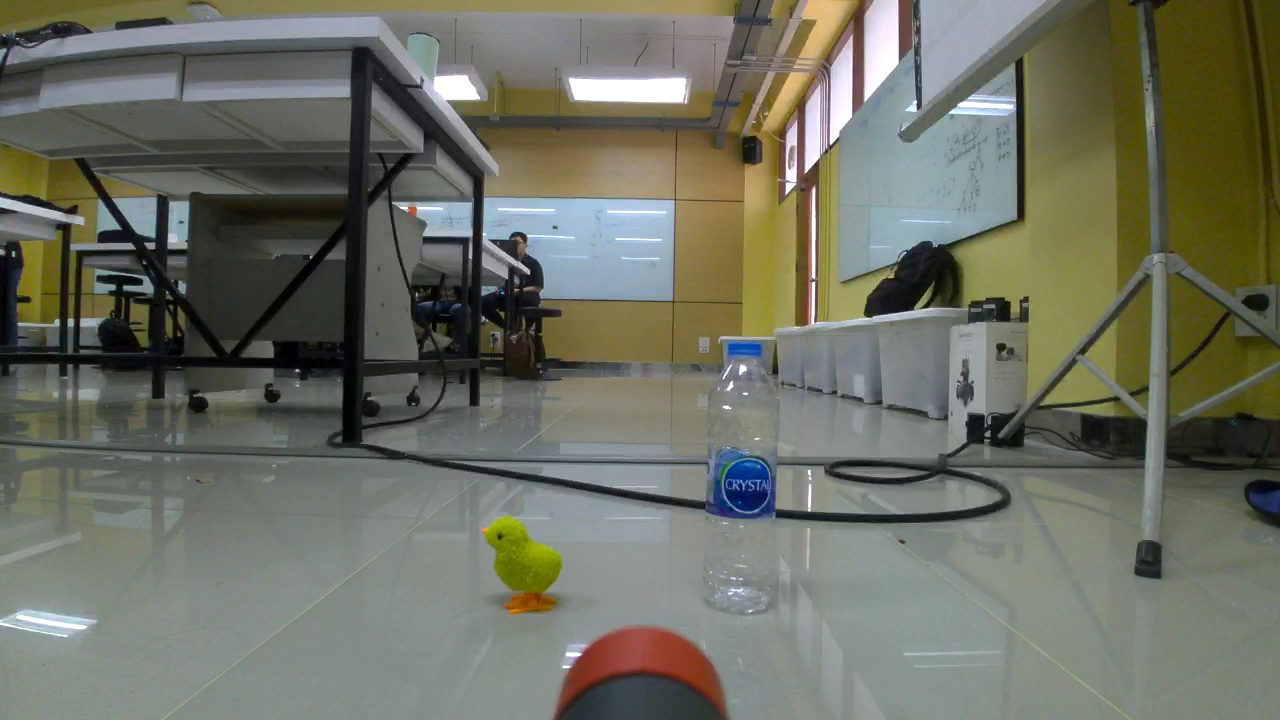
#> input picture lab_4_immage/a5_0floor.jpg, 1280 x 720 px, found by its file name
$ python testh.py
#> lines starting #> are read from the running program, lines starting #| are printed output that depends on the picture; after the words box and inside, x2 and y2 are one past the last pixel; in counts of white or black regions, pixels touching at a corner belong together; pictures that were not available may be replaced by others from this repository, and a replacement may not be noted
import cv2
import numpy as np

# โหลดภาพหลักและภาพ template
image = cv2.imread('/Users/seaconcoding/Desktop/robottest/Robot/lab_4_immage/a5_0floor.jpg')
#> image is the input picture: shape (720, 1280, 3); mean B, G, R 98.9, 112.2, 109.7
template = cv2.imread('/Users/seaconcoding/Desktop/robottest/Robot/Assigntment_02/kk/2.1.jpg')
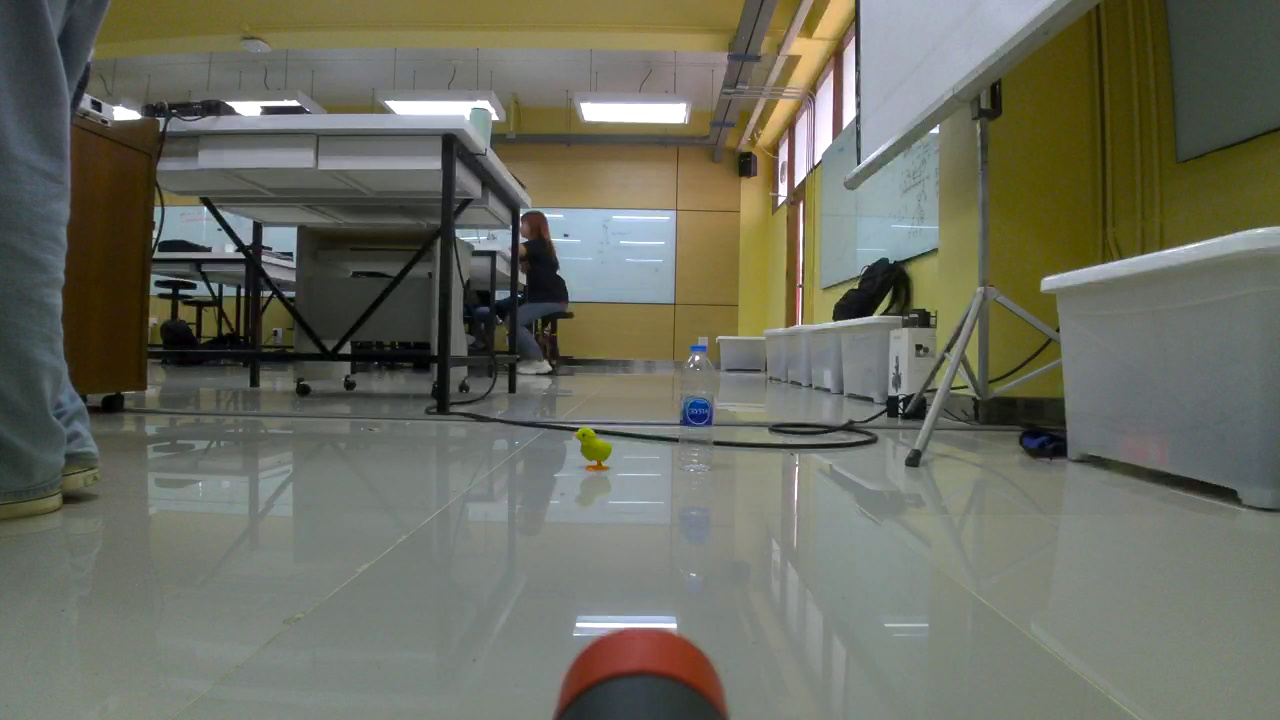
#> input picture lab_4_immage/a5_1floor.jpg, 1280 x 720 px, given in place of 2.1.jpg, which was not available
#> template is the input picture: shape (720, 1280, 3); mean B, G, R 96.4, 109, 107.6

# แปลงภาพทั้งสองเป็นขาวดำเพื่อให้การจับคู่เร็วขึ้น (สามารถข้ามขั้นตอนนี้ได้ถ้าไม่ต้องการ)
image_gray = cv2.cvtColor(image, cv2.COLOR_BGR2GRAY)
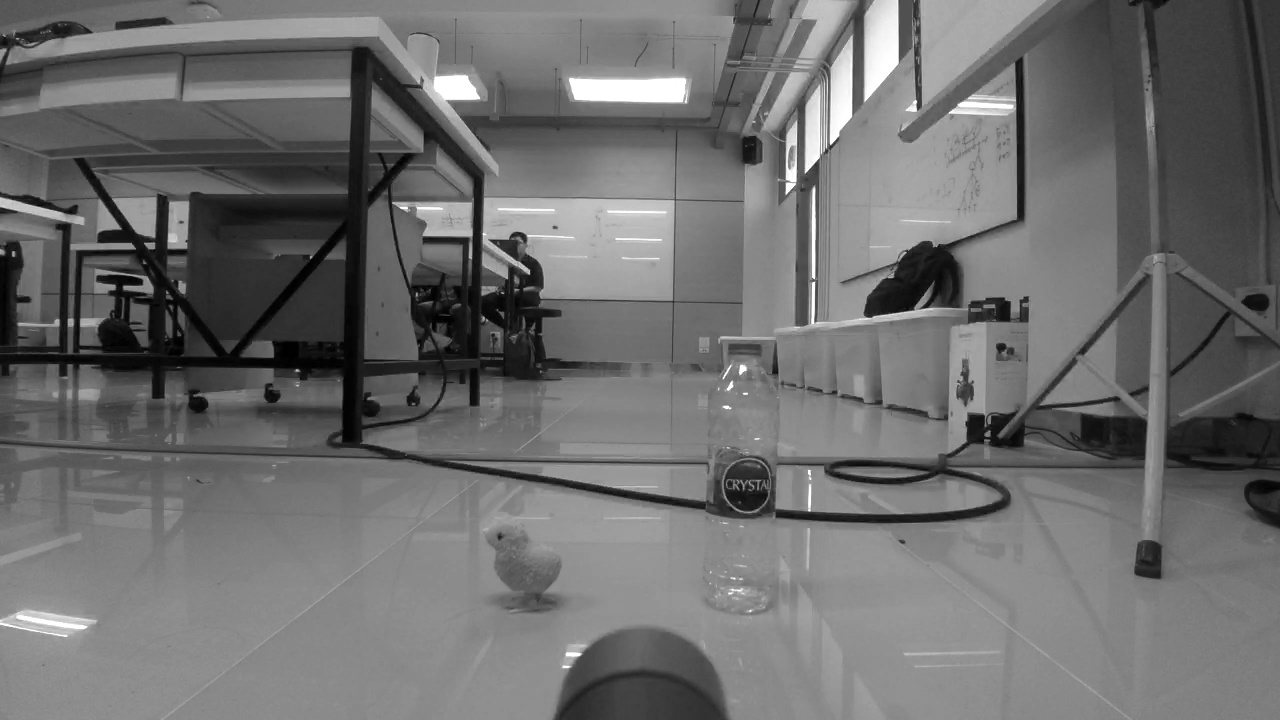
#> image_gray: shape (720, 1280); min 0, max 255, mean 109.9
template_gray = cv2.cvtColor(template, cv2.COLOR_BGR2GRAY)
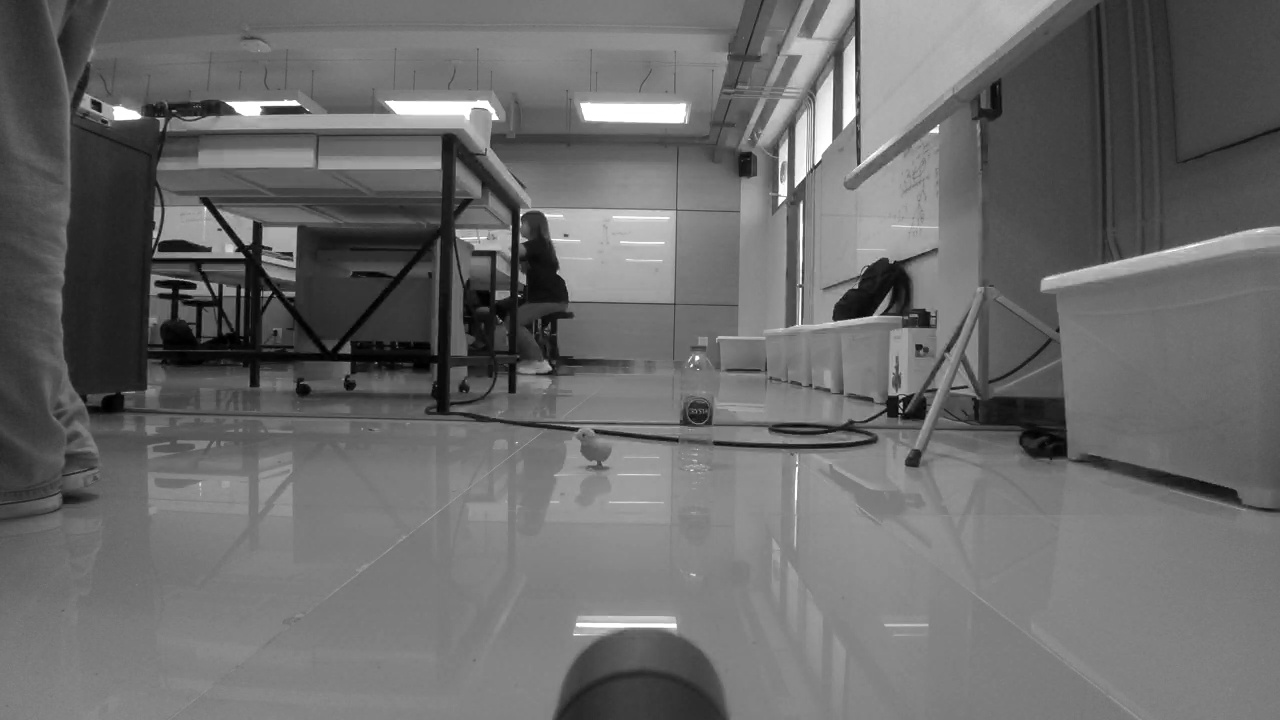
#> template_gray: shape (720, 1280); min 0, max 255, mean 107.1

# ขนาดของ template
w, h = template_gray.shape[::-1]
#> w = 1280; h = 720

# ใช้ template matching
res = cv2.matchTemplate(image_gray, template_gray, cv2.TM_CCOEFF_NORMED)
#> res = [0.501]

# หาค่าที่ตรงกับมากที่สุด
min_val, max_val, min_loc, max_loc = cv2.minMaxLoc(res)
#> min_val = 0.501; max_val = 0.501; min_loc = (0, 0); max_loc = (0, 0)

# ตำแหน่งของวัตถุที่พบ
top_left = max_loc
#> top_left = (0, 0)
bottom_right = (top_left[0] + w, top_left[1] + h)
#> bottom_right = (1280, 720)

# วาดกรอบสี่เหลี่ยมรอบๆ วัตถุที่พบ
cv2.rectangle(image, top_left, bottom_right, (0, 255, 0), 2)
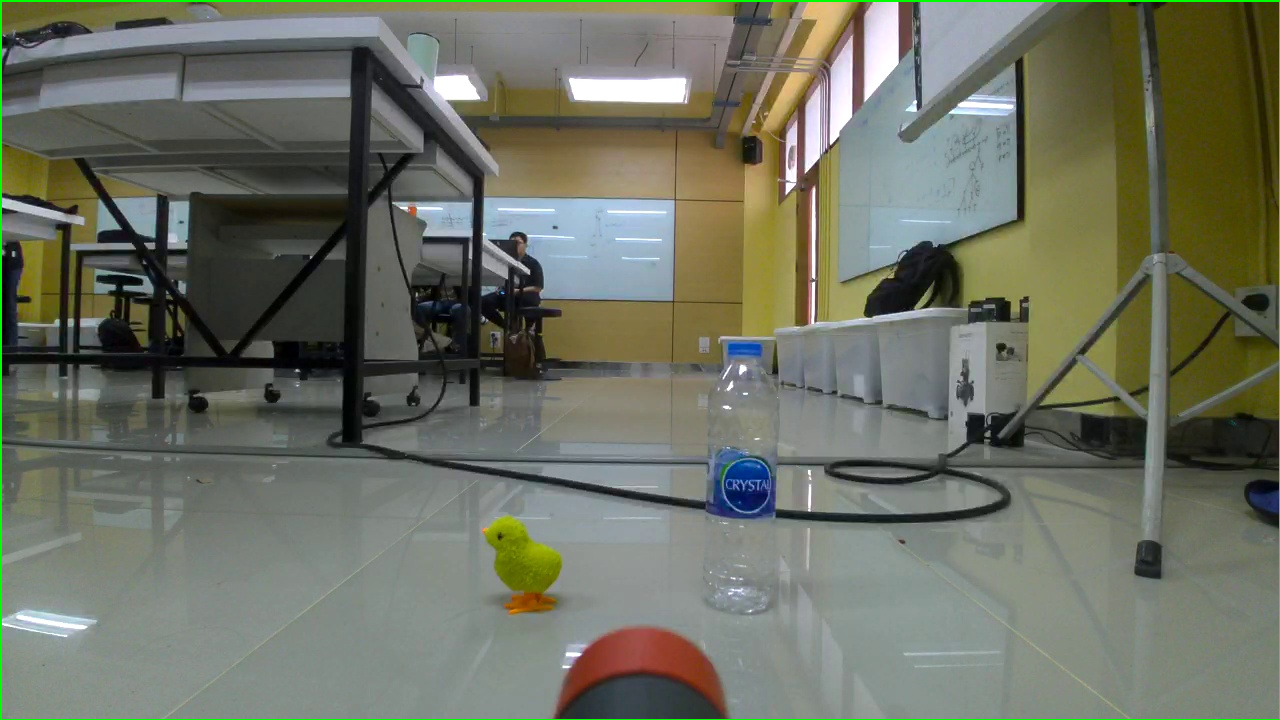
#> image: shape (720, 1280, 3); 0.65% of pixels changed, all inside (x1, y1, x2, y2) = (0, 0, 1280, 720)

# แสดงผลภาพ
cv2.imshow('Detected Chicken', image)
cv2.waitKey(0)
cv2.destroyAllWindows()
